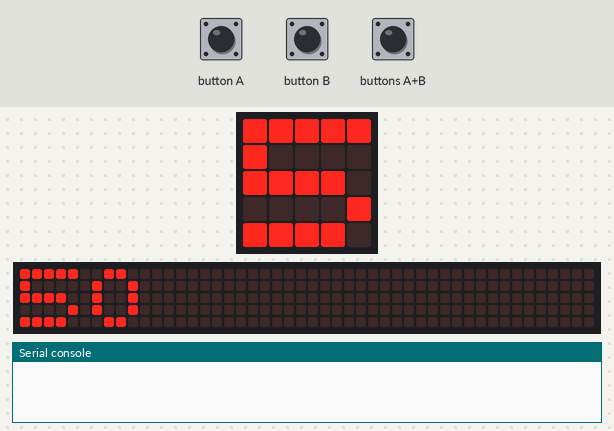
Simulated run of this program. Board: BBC micro:bit running MicroPython. Parts: the board's 5×5 LED display, a strip that is not on the board, showing the scrolling text unrolled, the last lines printed to the serial console. Inputs (shaded band) come from the test bench. Random numbers come from a fixed seed; the 48×5 strip is a reading aid, not a part: it shows the text the display is scrolling, unrolled, one strip-width of it at a time.

Above: at 1.67 s.
1.7 s: buttons A+B pressed for 3.2 s
At 3.9 s:
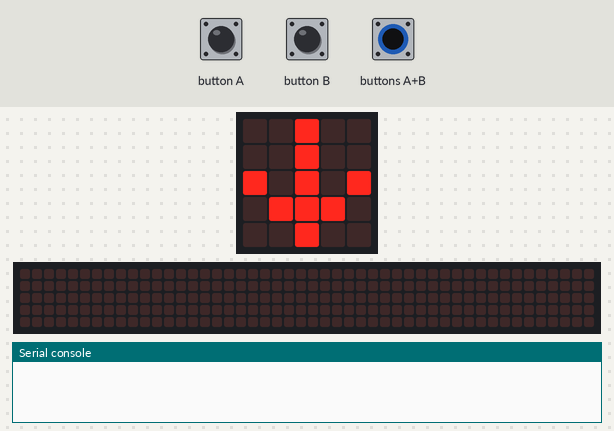
6.4 s: buttons A+B pressed for 3.2 s
At 9.3 s:
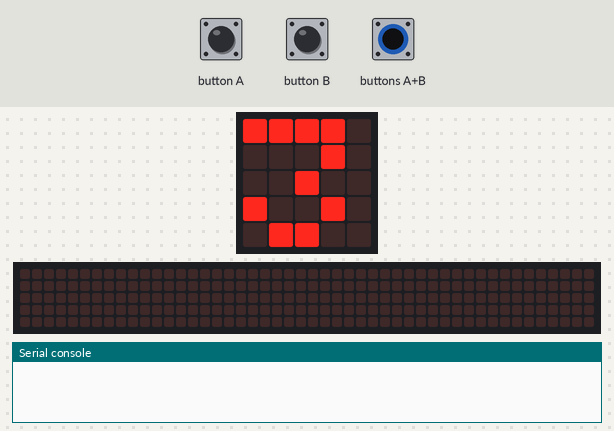
11.1 s: button A pressed for 1.35 s
At 13.75 s:
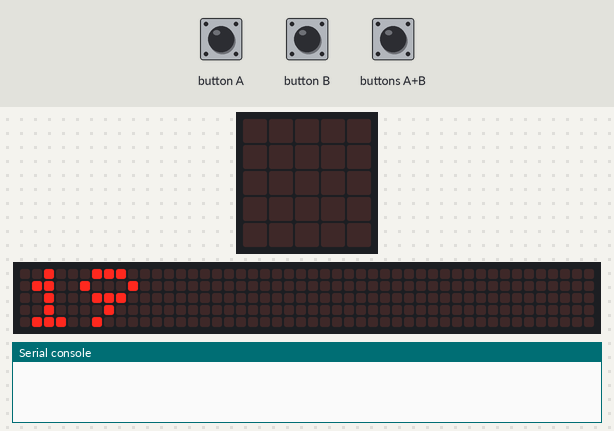
13.9 s: button B pressed for 3.2 s
At 18.25 s:
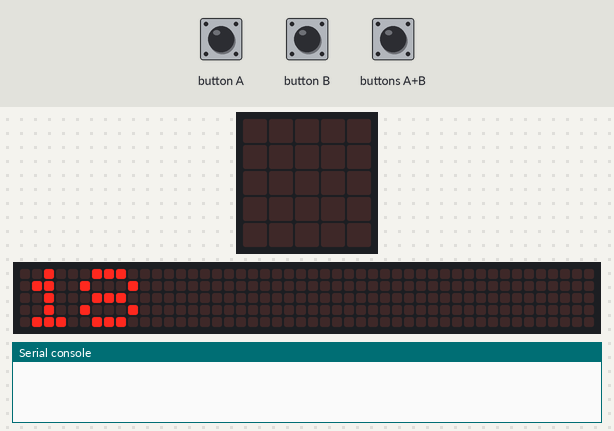
18.6 s: buttons A+B pressed for 3.2 s
At 21.3 s:
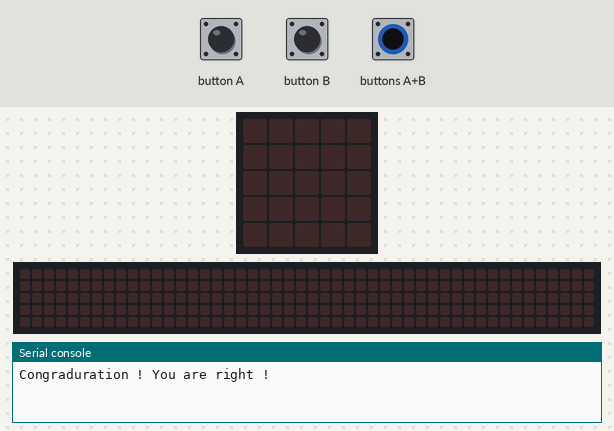
23.3 s: button A pressed for 3.2 s
At 24.82 s:
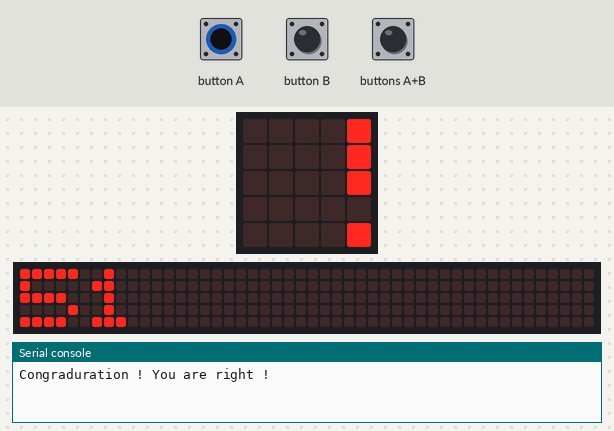

Measured:
- what the display in image 1 shows lasts 1.0 s, from 3.3 s to 4.3 s

The program:

guess_number.py
```python
# -*- coding: utf-8-*-# Encoding cookie added by Mu Editor
from microbit import *
import random as rd

def button_input(x, y):
    aa = int((x+y)/2)
    while not (button_a.is_pressed() and button_b.is_pressed()):
        if button_a.is_pressed() :
            aa +=1
        if button_b.is_pressed():
            aa -=1
        display.scroll(str(aa))

    return aa

def guess_number():
    correct_answer = rd.randint(1,100)
    correct = 0
    max_v = 100
    min_v = 0
    gus_times = 0
    while correct == 0 :
        gus_times += 1
        display.show(str(gus_times))
        sleep(1000)
        #ss = "please input"+str(min_v)+"~"+str(max_v)+"("+str(gus_times)+"): "
        #print(ss)
        # u_ans = int(input())
        u_ans = button_input(min_v, max_v)
        if (u_ans > min_v) and (u_ans < max_v):
            if (u_ans == correct_answer):
                print("Congraduration ! You are right !")
                while not (button_a.is_pressed() and button_b.is_pressed()):
                    display.show(Image.HAPPY)
                    sleep(1000)
                    display.show(str(gus_times))
                    sleep(1000)
                correct = 1
            elif (u_ans < correct_answer):

                min_v = u_ans
                display.show(Image.ARROW_N)
            else:
                max_v = u_ans
                display.show(Image.ARROW_S)
        else:
            print("input number is not in range !")
            display.show(Image.SAD)
        sleep(1000)

while True:
    guess_number()
```
